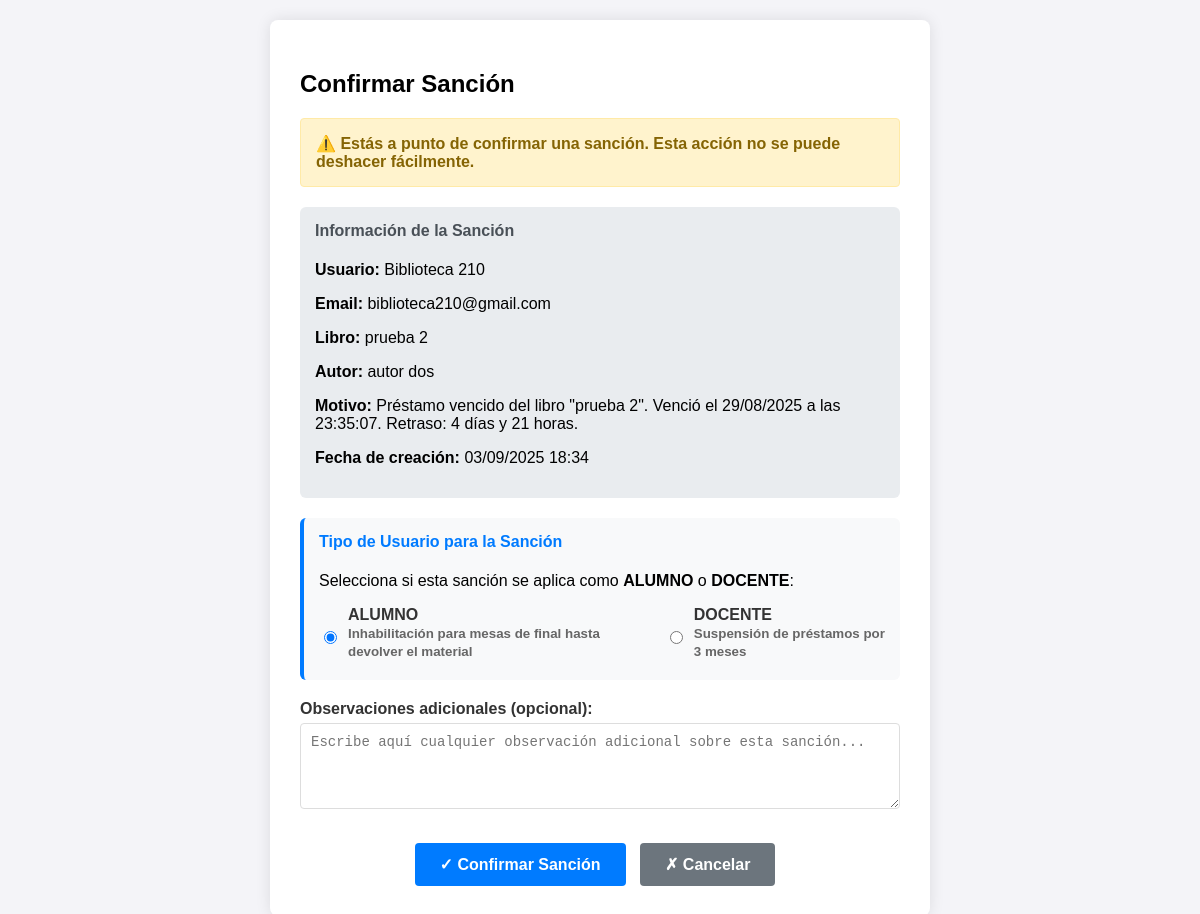
/libros/confirmar-sancion/9/ (signed in), run on the app's committed database.
### libros/models.py (models this page shows, shortened)
class Sancion(models.Model):
    TIPO_CHOICES = (
        ('inhabilitacion_mesas', 'Inhabilitación para Mesas de Final'),
        ('suspension_prestamos', 'Suspensión de Préstamos'),
    )
    ESTADO_CHOICES = (
        ('pendiente', 'Pendiente de Revisión'),
        ('confirmada', 'Confirmada'),
        ('cancelada', 'Cancelada'),
        ('cumplida', 'Cumplida/Finalizada'),
    )
    TIPO_USUARIO_SANCION_CHOICES = (
        ('alumno', 'Alumno'),
        ('docente', 'Docente'),
    )
    id_sancion = models.AutoField(primary_key=True)
    usuario = models.ForeignKey(Usuario, on_delete=models.CASCADE, related_name='sanciones')
    prestamo = models.ForeignKey(Prestamo, on_delete=models.CASCADE, related_name='sanciones')
    tipo_sancion = models.CharField(max_length=30, choices=TIPO_CHOICES, default='inhabilitacion_mesas')
    estado = models.CharField(max_length=15, choices=ESTADO_CHOICES, default='pendiente')
    tipo_usuario_sancion = models.CharField(
        max_length=10,
        choices=TIPO_USUARIO_SANCION_CHOICES,
        default='alumno',
        help_text="Tipo de usuario al que se aplica la sanción"
    )
    fecha_suspension_hasta = models.DateTimeField(
        null=True,
        blank=True,
        help_text="Fecha hasta la que está suspendido el docente (3 meses)"
    )
    acumulado_sanciones = models.IntegerField(
        default=0,
        help_text="Número de sanciones acumuladas del docente"
    )
    fecha_creacion = models.DateTimeField(auto_now_add=True)
    fecha_confirmacion = models.DateTimeField(null=True, blank=True)
    fecha_finalizacion = models.DateTimeField(null=True, blank=True)
    motivo = models.TextField(default='Préstamo vencido')
    observaciones_bibliotecaria = models.TextField(blank=True, null=True)
    libro_devuelto_catalogo = models.BooleanField(default=False)
    fecha_devolucion_catalogo = models.DateTimeField(null=True, blank=True)
    class Meta:
        ordering = ['-fecha_creacion']

class Usuario(AbstractBaseUser, PermissionsMixin):
    PERFIL_CHOICES = (
        ('alumno', 'Alumno'),
        ('bibliotecaria', 'Bibliotecaria'),
        ('docente', 'Docente'),
    )
    dni_validator = RegexValidator(
        regex=r'^\d{7,8}$',
        message='El DNI debe tener entre 7 y 8 dígitos.'
    )
    dni = models.CharField(max_length=8, unique=True, validators=[dni_validator])
    nombre = models.CharField(max_length=100)
    apellido = models.CharField(max_length=100)
    email = models.EmailField(unique=True)
    perfil = models.CharField(max_length=20, choices=PERFIL_CHOICES, default='alumno')
    fecha_registro = models.DateTimeField(auto_now_add=True)
    is_active = models.BooleanField(default=True)
    is_staff = models.BooleanField(default=False)
    objects = CustomUserManager()
    USERNAME_FIELD = 'dni'
    REQUIRED_FIELDS = ['nombre', 'apellido', 'email']
    def get_full_name(self):
        return f"{self.nombre} {self.apellido}"

class Prestamo(models.Model):
    ESTADO_CHOICES = (
        ('solicitado', 'Reserva Solicitada'),
        ('aprobado_reserva', 'Reserva Aprobada'),
        ('aprobado', 'Préstamo Activo'),
        ('rechazado', 'Reserva Rechazada'),
        ('finalizado', 'Finalizado'),
        ('vencido', 'Vencido'),
    )
    TIPO_CHOICES = (
        ('domicilio', 'Préstamo a Domicilio'),
        ('aula', 'Préstamo en Aula'),
    )
    TIPO_USUARIO_CHOICES = (
        ('alumno', 'Alumno'),
        ('profesor', 'Profesor'),
    )
    id_prestamo = models.AutoField(primary_key=True)
    usuario = models.ForeignKey(Usuario, on_delete=models.CASCADE, related_name='prestamos_usuario', null=True, blank=True)
    nombre_usuario = models.CharField(max_length=255)
    email_usuario = models.EmailField()
    libro = models.ForeignKey(Libro, on_delete=models.CASCADE, related_name='prestamos')
    fecha_solicitud = models.DateTimeField(auto_now_add=True)
    fecha_aprobacion = models.DateTimeField(null=True, blank=True)
    fecha_devolucion_programada = models.DateTimeField(null=True, blank=True)
    fecha_devolucion_real = models.DateTimeField(null=True, blank=True)
    fecha_limite_reserva = models.DateTimeField(null=True, blank=True)
    estado = models.CharField(max_length=20, choices=ESTADO_CHOICES, default='solicitado')
    tipo_prestamo = models.CharField(max_length=10, choices=TIPO_CHOICES, default='domicilio')
    tipo_usuario = models.CharField(max_length=10, choices=TIPO_USUARIO_CHOICES, default='alumno')
    motivo_rechazo = models.TextField(blank=True, null=True)
    observaciones = models.TextField(blank=True, null=True)
    fecha_retiro_real = models.DateTimeField(null=True, blank=True)
    extension_solicitada = models.BooleanField(default=False)
    fecha_extension = models.DateTimeField(null=True, blank=True)
    motivo_extension = models.TextField(blank=True, null=True)

class Inventario(models.Model):
    id_inventario = models.AutoField(primary_key=True)
    estado = models.CharField(max_length=255, null=True, default="Disponible")
    motivo_baja = models.CharField(max_length=255, null=True)
    descripcion = models.TextField(null=True)
    num_ejemplar = models.IntegerField(null=True)
    imagen_rota = models.ImageField(
        upload_to='imagenes_rota/', null=True, blank=True)

class Libro(Inventario):
    id_libro = models.AutoField(primary_key=True)
    titulo = models.CharField(max_length=255)
    autor = models.CharField(max_length=255)
    editorial = models.CharField(max_length=255)
    clasificacion_cdu = models.CharField(max_length=255, null=False, default='Sin clasificar')
    siglas_autor_titulo = models.CharField(max_length=255, null=False, default='ABC')
    num_inventario = models.IntegerField(null=False, default=1)
    resumen = models.TextField()
    etiqueta_palabra_clave = models.TextField(default='Roma,Historia,Clasica')
    sede = models.TextField(default='La Plata')
    disponibilidad = models.CharField(max_length=255, null=True, default="Disponible")
    observaciones = models.TextField(default='Esta es una observación')
    img = models.URLField()

### libros/views.py (the view, shortened to what this page needs)
# urls.py: path('confirmar-sancion/<int:sancion_id>/', views.confirmar_sancion, name='confirmar_sancion'),
@user_passes_test(es_bibliotecaria)
def confirmar_sancion(request, sancion_id):
    sancion = get_object_or_404(Sancion, id_sancion=sancion_id)
    if sancion.estado != 'pendiente':
        messages.error(request, f"La sanción no puede ser confirmada porque su estado actual es {sancion.get_estado_display()}.")
        return redirect('gestionar_sanciones')
    return render(request, 'libros/confirmar_sancion.html', {'sancion': sancion})

### libros/views.py (called while the page is built)
def es_bibliotecaria(user):
    return user.is_authenticated and user.perfil == 'bibliotecaria'

### libros/templates/libros/confirmar_sancion.html (shortened to what this page needs)
<!DOCTYPE html>
<html lang="es">
<head>
</head>
<body>
    <div class="container">
        <h2>Confirmar Sanción</h2>
        <div class="alert alert-warning">
            ⚠️ Estás a punto de confirmar una sanción. Esta acción no se puede deshacer fácilmente.
        </div>
        <div class="info-sancion">
            <h4>Información de la Sanción</h4>
            <p><strong>Usuario:</strong> {{ sancion.usuario.get_full_name }}</p>
            <p><strong>Email:</strong> {{ sancion.usuario.email }}</p>
            <p><strong>Libro:</strong> {{ sancion.prestamo.libro.titulo }}</p>
            <p><strong>Autor:</strong> {{ sancion.prestamo.libro.autor }}</p>
            <p><strong>Motivo:</strong> {{ sancion.motivo }}</p>
            <p><strong>Fecha de creación:</strong> {{ sancion.fecha_creacion|date:"d/m/Y H:i" }}</p>
        </div>
        <form method="POST">
            <div class="tipo-usuario-group">
                <h4>Tipo de Usuario para la Sanción</h4>
                <p>Selecciona si esta sanción se aplica como <strong>ALUMNO</strong> o <strong>DOCENTE</strong>:</p>
                <div class="radio-group">
                    <div class="radio-option">
                        <input type="radio" id="tipo_alumno" name="tipo_usuario_sancion" value="alumno" checked>
                        <label for="tipo_alumno">
                            <strong>ALUMNO</strong><br>
                            <small style="color: #666;">Inhabilitación para mesas de final hasta devolver el material</small>
                        </label>
                    </div>
                    <div class="radio-option">
                        <input type="radio" id="tipo_docente" name="tipo_usuario_sancion" value="docente">
                        <label for="tipo_docente">
                            <strong>DOCENTE</strong><br>
                            <small style="color: #666;">Suspensión de préstamos por 3 meses</small>
                        </label>
                    </div>
                </div>
            </div>
            <div class="form-group">
                <label for="observaciones">Observaciones adicionales (opcional):</label>
                <textarea name="observaciones" id="observaciones" rows="4"
                          placeholder="Escribe aquí cualquier observación adicional sobre esta sanción..."></textarea>
            </div>
            <div style="text-align: center; margin-top: 30px;">
                <button type="submit" class="btn btn-primary">✓ Confirmar Sanción</button>
                <a href="{% url 'gestionar_sanciones' %}" class="btn btn-secondary">✗ Cancelar</a>
            </div>
        </form>
    </div>
</body>
</html>

### libros/templates/libros/confirmar_sancion.html (style rules this page uses)
body { font-family: 'Calibri', 'Arial', sans-serif; background-color: #f4f4f8; margin: 0; padding: 20px; }
.container { max-width: 600px; margin: 0 auto; background-color: white; padding: 30px; border-radius: 8px; box-shadow: 0 0 15px rgba(0, 0, 0, 0.1); }
.alert { padding: 15px; margin-bottom: 20px; border-radius: 4px; font-weight: bold; }
.alert-warning { background-color: #fff3cd; color: #856404; border: 1px solid #ffeaa7; }
.form-group { margin-bottom: 20px; }
label { display: block; margin-bottom: 5px; font-weight: bold; color: #333; }
select, textarea { width: 100%; padding: 10px; border: 1px solid #ddd; border-radius: 4px; font-size: 14px; box-sizing: border-box; }
.tipo-usuario-group { background-color: #f8f9fa; padding: 15px; border-radius: 6px; border-left: 4px solid #007bff; margin-bottom: 20px; }
.tipo-usuario-group h4 { margin-top: 0; color: #007bff; }
.radio-group { display: flex; gap: 20px; margin-top: 10px; }
.radio-option { display: flex; align-items: center; gap: 8px; }
.radio-option input[type="radio"] { width: auto; }
.btn { padding: 12px 25px; border: none; border-radius: 4px; font-size: 16px; font-weight: bold; cursor: pointer; text-decoration: none; display: inline-block; margin-right: 10px; }
.btn-primary { background-color: #007bff; color: white; }
.btn-secondary { background-color: #6c757d; color: white; }
.info-sancion { background-color: #e9ecef; padding: 15px; border-radius: 6px; margin-bottom: 20px; }
.info-sancion h4 { margin-top: 0; color: #495057; }

### data on the page
Sancion: usuario.get_full_name "Biblioteca 210", usuario.email "biblioteca210@gmail.com", prestamo.libro.titulo "prueba 2", prestamo.libro.autor "autor dos", motivo "Préstamo vencido del libro \"prueba 2\". Venció el 29/08/2025 a las 23:35:07. Retraso: 4 días y 21 horas.", fecha_creacion "03/09/2025 18:34"
